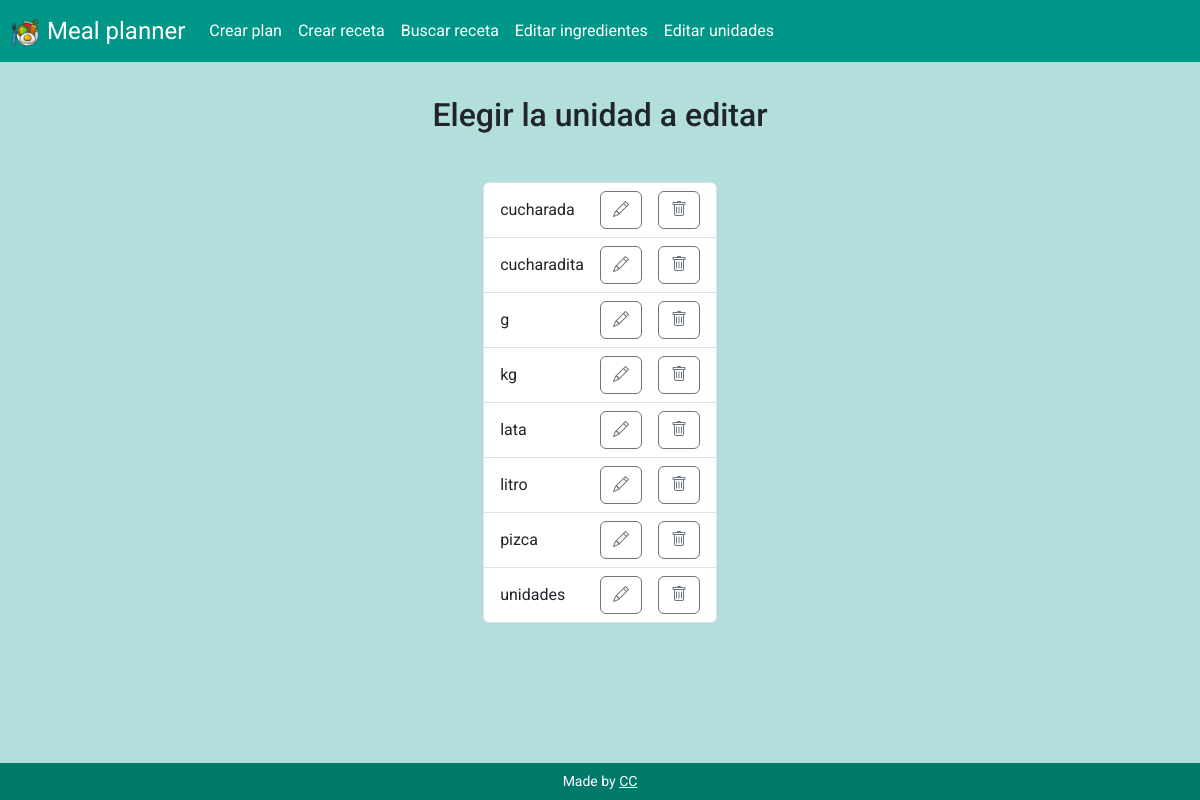
Page /edit_units on the committed database.
### tables this page shows
CREATE TABLE units (id INTEGER PRIMARY KEY AUTOINCREMENT NOT NULL, name TEXT NOT NULL);

### app.py (the view)
@app.route("/edit_units")
def edit_units():
    cur = db_connect()
    cur.execute("SELECT * FROM units ORDER BY name ASC")
    all_units = cur.fetchall()
    db_close(cur)
    return render_template("edit_units.html", all_units=all_units)

### app.py (called while the page is built)
def db_connect():
    con = sqlite3.connect("meal_planner.db")
    con.row_factory = sqlite3.Row
    cur = con.cursor()
    return cur

def db_close(con):
    con.close()

@app.after_request
def after_request(response):
    response.headers["Cache-Control"] = "no-cache, no-store, must-revalidate"
    response.headers["Expires"] = 0
    response.headers["Pragma"] = "no-cache"
    return response

### templates/edit_units.html (shortened to what this page needs)
{% extends "layout.html" %}
{% block main %}
    <section class="container-fluid text-center">
        <h2 class="mb-5">Elegir la unidad a editar</h2>
        <ul class="list-group d-inline-flex">
            {% for unit in all_units %}
                <li class="list-group-item d-flex justify-content-between align-items-center">
                    <p class="m-0">{{ unit["name"] }}</p>
                    <div class="d-flex">
                        <form action="/edit_single_unit" method="get">
                            <button type="submit" class="btn btn-outline-secondary mx-3"><i class="bi bi-pencil"></i></button>
                        </form>
                        <form action="/delete_unit" method="get">
                            <button type="submit" class="btn btn-outline-secondary"><i class="bi bi-trash"></i></button>
                        </form>
                    </div>
                </li>
            {% endfor %}
        </ul>
    </section>
{% endblock %}

### static/styles.css (style rules this page uses)
body { background-color: #b2dfdb; font-family: "Roboto", Verdana, Tahoma, Verdana, sans-serif; }

### rows in the picture
units: name "cucharada"
units: name "cucharadita"
units: name "g"
units: name "kg"
units: name "lata"
units: name "litro"
units: name "pizca"
units: name "unidades"
